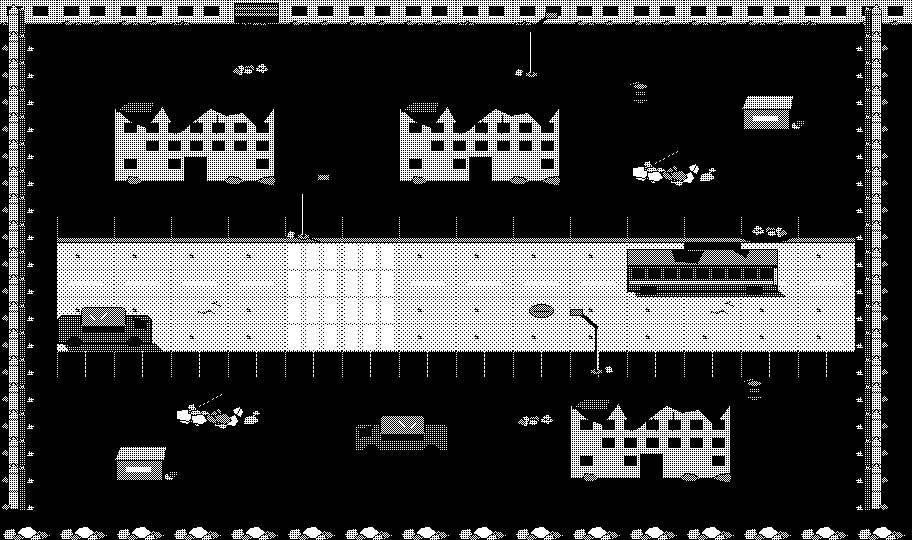

This game map was drawn from its Tiled (.tmx) file and the tilesets committed beside it. A one-line description and the full map source follow:
An orthogonal 16x20 tile map with 57x27 px tiles, 2 tile layers (ground, objects), 2 tilesets and 10 objects (6x small, 3x large, start).

<map version="1.9" tiledversion="1.9.2" orientation="orthogonal" renderorder="right-down" width="16" height="20" tilewidth="57" tileheight="27" infinite="0" nextlayerid="4" nextobjectid="11">
 <properties>
  <property name="kit" value="city" />
 </properties>
 <tileset firstgid="1" source="kits/city_pieces.tsx" />
 <tileset firstgid="101" source="kits/city_ground.tsx" />
 <layer id="1" name="ground" width="16" height="20">
  <data encoding="csv">
0,0,0,0,0,0,0,0,0,0,0,0,0,0,0,0,
0,0,0,0,0,0,0,0,0,0,0,0,0,0,0,0,
0,0,0,0,0,0,0,0,0,0,0,0,0,0,0,0,
0,0,0,0,108,0,0,0,0,0,0,0,0,0,0,0,
0,0,0,0,0,0,0,0,0,0,0,0,0,0,0,0,
0,0,0,0,0,0,0,0,0,0,0,0,0,0,0,0,
0,0,0,0,0,0,0,0,0,0,0,0,0,0,0,0,
0,0,0,0,0,0,0,0,0,0,0,0,0,0,0,0,
0,106,106,106,106,106,106,106,106,106,106,106,106,106,106,0,
0,101,101,101,101,104,104,101,101,101,101,101,108,101,101,0,
0,103,103,103,103,104,104,103,103,103,103,103,103,103,103,0,
0,101,101,102,101,104,104,101,101,107,101,101,102,101,101,0,
0,101,101,101,101,104,104,101,101,101,101,101,101,101,101,0,
0,105,105,105,105,105,105,105,105,105,105,105,105,105,105,0,
0,0,0,0,0,0,0,0,0,0,0,0,0,0,0,0,
0,0,0,0,0,0,0,108,0,0,0,0,0,0,0,0,
0,0,0,0,0,0,0,0,0,0,0,0,0,0,0,0,
0,0,0,0,0,0,0,0,0,0,0,0,0,0,0,0,
0,0,0,0,0,0,0,0,0,0,0,0,0,0,0,0,
0,0,0,0,0,0,0,0,0,0,0,0,0,0,0,0
</data>
 </layer>
 <layer id="2" name="objects" width="16" height="20">
  <data encoding="csv">
2,1,1,2,3,1,1,1,2,2,1,1,1,1,2,1,
4,0,0,0,0,0,0,0,0,0,0,0,0,0,0,2147483652,
4,0,0,0,8,0,0,0,0,11,0,0,0,0,0,2147483652,
4,0,0,0,0,0,0,0,0,0,0,13,0,0,0,2147483652,
4,0,0,0,0,0,0,0,0,0,0,0,0,12,0,2147483652,
4,0,0,0,0,0,0,0,0,0,0,0,0,0,0,2147483652,
4,0,6,0,0,0,0,6,0,0,0,7,0,0,0,2147483652,
4,0,0,0,0,0,0,0,0,0,0,0,0,0,0,2147483652,
4,0,0,0,0,11,0,0,0,0,0,0,0,2147483656,0,2147483652,
4,0,0,0,0,0,0,0,0,0,0,0,0,0,0,2147483652,
4,0,0,0,0,0,0,0,0,0,0,9,0,0,0,2147483652,
4,0,0,0,0,0,0,0,0,0,0,0,0,0,0,2147483652,
4,10,0,0,0,0,0,0,0,0,0,0,0,0,0,2147483652,
4,0,0,0,0,0,0,0,0,0,2147483659,0,0,0,0,2147483652,
4,0,0,0,0,0,0,0,0,0,0,0,0,13,0,2147483652,
4,0,0,7,0,0,0,0,0,8,0,0,0,0,0,2147483652,
4,0,0,0,0,0,2147483658,0,0,0,0,0,0,0,0,2147483652,
4,0,12,0,0,0,0,0,0,0,6,0,0,0,0,2147483652,
4,0,0,0,0,0,0,0,0,0,0,0,0,0,0,2147483652,
5,5,5,5,5,5,5,5,5,5,5,5,5,5,5,5
</data>
 </layer>
 <objectgroup id="3" name="drops">
  <object id="1" name="start" x="427.5" y="310.5">
   <point />
  </object>
  <object id="2" name="small" x="199.5" y="229.5">
   <point />
  </object>
  <object id="3" name="small" x="598.5" y="229.5">
   <point />
  </object>
  <object id="4" name="small" x="484.5" y="364.5">
   <point />
  </object>
  <object id="5" name="small" x="769.5" y="337.5">
   <point />
  </object>
  <object id="6" name="small" x="712.5" y="121.5">
   <point />
  </object>
  <object id="7" name="small" x="313.5" y="472.5">
   <point />
  </object>
  <object id="8" name="large" x="370.5" y="67.5">
   <point />
  </object>
  <object id="9" name="large" x="826.5" y="499.5">
   <point />
  </object>
  <object id="10" name="large" x="85.5" y="418.5">
   <point />
  </object>
 </objectgroup>
</map>
